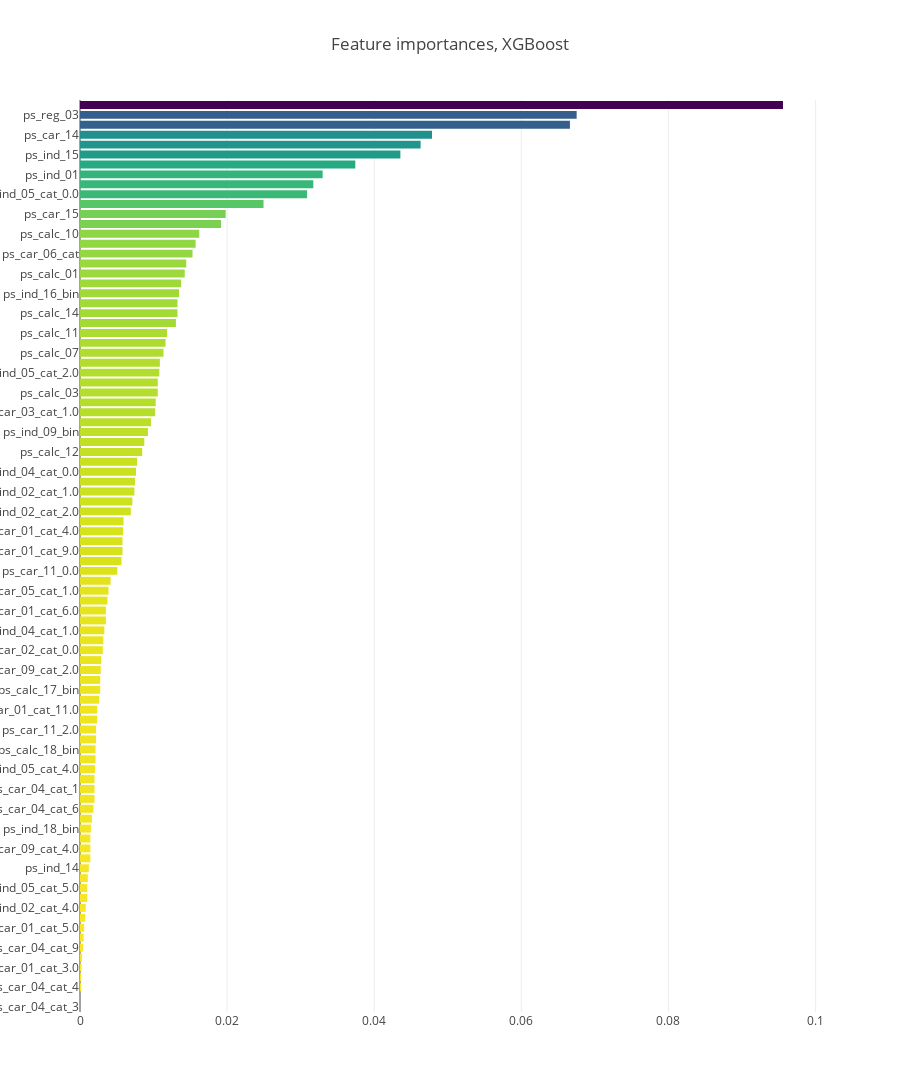

The cell this chart's notebook holds for it:
### Code cell
features = train_p.drop(['id', 'target'],axis=1).columns.values
x, y = (list(x) for x in zip(*sorted(zip(xgb.feature_importances_, features), 
                                                            reverse = False)))
#print(y)
indice = 0
for thisy in y:
    if 'ps_ind' in thisy:
        print(indice)
        print(y[indice])
        print(x[indice])
    indice = indice+1

trace2 = go.Bar(
    x=x ,
    y=y,
    marker=dict(
        color=x,
        colorscale = 'Viridis',
        reversescale = True
    ),
    name='XGBoost Feature importance',
    orientation='h',
)

layout = dict(
    title='Feature importances, XGBoost',
     width = 900, height = 2000,
    yaxis=dict(
        showgrid=False,
        showline=False,
        showticklabels=True,
#         domain=[0, 0.85],
    ))

fig1 = go.Figure(data=[trace2])
fig1['layout'].update(layout)
py.iplot(fig1, filename='plots')

### Figure 1 — Plotly figure (JSON) as saved in the notebook; plotly's stock layout.template omitted (floating-point values rounded to 4 significant figures)
{"data": [{"marker": {"color": [0, 0, 0.000141, 0.000141, 0.0002114, 0.0002819, 0.0004229, 0.0004933, 0.0005638, 0.0007048, 0.0007752, 0.0009867, 0.0009867, 0.001057, 0.001198, 0.00141, 0.00141, 0.00141, 0.00148, 0.001621, 0.001832, 0.001973, 0.001973, 0.001973, 0.002044, 0.002114, 0.002114, 0.002185, 0.002185, 0.002326, 0.002326, 0.002608, 0.002749, 0.002749, 0.002819, 0.00289, 0.003101, 0.003171, 0.003312, 0.003524, 0.003524, 0.003735, 0.003876, 0.004158, 0.005074, 0.005638, 0.005779, 0.005779, 0.00585, 0.00592, 0.006907, 0.007118, 0.0074, 0.007471, 0.007612, 0.007752, 0.008457, 0.008739, 0.009233, 0.009655, 0.01022, 0.01029, 0.01057, 0.01057, 0.01078, 0.01085, 0.01135, 0.01163, 0.01184, 0.01304, 0.01325, 0.01325, 0.01346, 0.01374, 0.01424, 0.01445, 0.01529, 0.01572, 0.01621, 0.01917, 0.0198, 0.02495, 0.03087, 0.03171, 0.03298, 0.03742, 0.04355, 0.0463, 0.04785, 0.0666, 0.06752, 0.09557], "colorscale": "Viridis", "reversescale": true}, "name": "XGBoost Feature importance", "orientation": "h", "type": "bar", "x": [0, 0, 0.000141, 0.000141, 0.0002114, 0.0002819, 0.0004229, 0.0004933, 0.0005638, 0.0007048, 0.0007752, 0.0009867, 0.0009867, 0.001057, 0.001198, 0.00141, 0.00141, 0.00141, 0.00148, 0.001621, 0.001832, 0.001973, 0.001973, 0.001973, 0.002044, 0.002114, 0.002114, 0.002185, 0.002185, 0.002326, 0.002326, 0.002608, 0.002749, 0.002749, 0.002819, 0.00289, 0.003101, 0.003171, 0.003312, 0.003524, 0.003524, 0.003735, 0.003876, 0.004158, 0.005074, 0.005638, 0.005779, 0.005779, 0.00585, 0.00592, 0.006907, 0.007118, 0.0074, 0.007471, 0.007612, 0.007752, 0.008457, 0.008739, 0.009233, 0.009655, 0.01022, 0.01029, 0.01057, 0.01057, 0.01078, 0.01085, 0.01135, 0.01163, 0.01184, 0.01304, 0.01325, 0.01325, 0.01346, 0.01374, 0.01424, 0.01445, 0.01529, 0.01572, 0.01621, 0.01917, 0.0198, 0.02495, 0.03087, 0.03171, 0.03298, 0.03742, 0.04355, 0.0463, 0.04785, 0.0666, 0.06752, 0.09557], "y": ["ps_car_04_cat_3", "ps_car_04_cat_7", "ps_car_04_cat_4", "ps_car_04_cat_5", "ps_car_01_cat_3.0", "ps_car_01_cat_1.0", "ps_car_04_cat_9", "ps_car_02_cat_1.0", "ps_car_01_cat_5.0", "ps_car_04_cat_8", "ps_ind_02_cat_4.0", "ps_calc_20_bin", "ps_ind_05_cat_5.0", "ps_ind_05_cat_1.0", "ps_ind_14", "ps_car_01_cat_0.0", "ps_car_09_cat_4.0", "ps_ind_02_cat_3.0", "ps_ind_18_bin", "ps_car_01_cat_2.0", "ps_car_04_cat_6", "ps_car_01_cat_10.0", "ps_car_04_cat_1", "ps_car_05_cat_0.0", "ps_ind_05_cat_4.0", "ps_calc_16_bin", "ps_calc_18_bin", "ps_car_09_cat_3.0", "ps_car_11_2.0", "ps_calc_15_bin", "ps_car_01_cat_11.0", "ps_car_03_cat_0.0", "ps_calc_17_bin", "ps_car_11_1.0", "ps_car_09_cat_2.0", "ps_car_11_3.0", "ps_car_02_cat_0.0", "ps_car_01_cat_8.0", "ps_ind_04_cat_1.0", "ps_calc_19_bin", "ps_car_01_cat_6.0", "ps_ind_05_cat_3.0", "ps_car_05_cat_1.0", "ps_car_08_cat", "ps_car_11_0.0", "ps_car_04_cat_2", "ps_car_01_cat_9.0", "ps_ind_08_bin", "ps_car_01_cat_4.0", "ps_car_07_cat_0.0", "ps_ind_02_cat_2.0", "ps_ind_05_cat_6.0", "ps_ind_02_cat_1.0", "ps_car_09_cat_0.0", "ps_ind_04_cat_0.0", "ps_calc_06", "ps_calc_12", "ps_calc_08", "ps_ind_09_bin", "ps_calc_13", "ps_car_03_cat_1.0", "ps_calc_09", "ps_calc_03", "ps_calc_04", "ps_ind_05_cat_2.0", "ps_car_01_cat_7.0", "ps_calc_07", "ps_ind_07_bin", "ps_calc_11", "ps_calc_05", "ps_calc_14", "ps_car_09_cat_1.0", "ps_ind_16_bin", "ps_car_07_cat_1.0", "ps_calc_01", "ps_ind_06_bin", "ps_car_06_cat", "ps_calc_02", "ps_calc_10", "ps_car_12", "ps_car_15", "ps_car_11_cat", "ps_ind_05_cat_0.0", "ps_ind_17_bin", "ps_ind_01", "ps_reg_01", "ps_ind_15", "ps_reg_02", "ps_car_14", "ps_ind_03", "ps_reg_03", "ps_car_13"]}], "layout": {"height": 2000, "title": "Feature importances, XGBoost", "width": 900, "yaxis": {"showgrid": false, "showline": false, "showticklabels": true}}}
